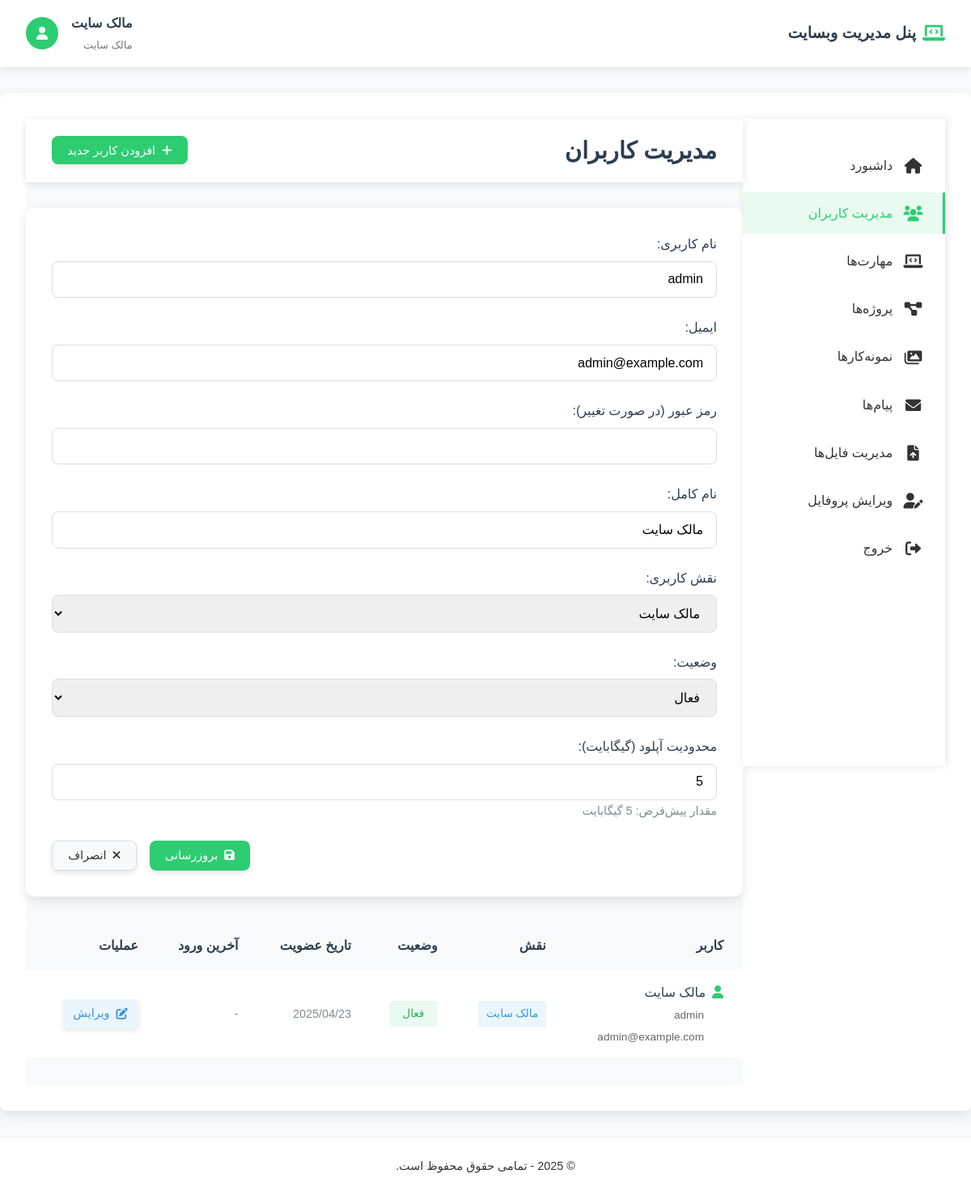
Screenshot of /admin/users.php?edit=1 (signed in) with the database file from the repository.
### tables this page shows
CREATE TABLE IF NOT EXISTS users (
    id INT AUTO_INCREMENT PRIMARY KEY,
    username VARCHAR(255) NOT NULL UNIQUE,
    email VARCHAR(255) NOT NULL UNIQUE,
    password VARCHAR(255) NOT NULL,
    full_name VARCHAR(255),
    role ENUM('owner', 'admin', 'user') DEFAULT 'user',
    status ENUM('active', 'inactive') DEFAULT 'active',
    last_login DATETIME,
    created_at DATETIME DEFAULT CURRENT_TIMESTAMP,
    upload_limit BIGINT DEFAULT 5368709120,  
    used_space BIGINT DEFAULT 0
);

### admin/users.php (the view, shortened to what this page needs)
<?php
require_once '../config/database.php';
$stmt = $pdo->query("SELECT * FROM users ORDER BY created_at DESC");
$users = $stmt->fetchAll();
$roles = [
    'owner' => 'مالک سایت',
    'admin' => 'مدیر سایت',
    'user' => 'کاربر عادی'
];
$statuses = [
    'active' => 'فعال',
    'inactive' => 'غیرفعال'
];
$editing_user = null;
if (isset($_GET['edit'])) {
    $stmt = $pdo->prepare("SELECT * FROM users WHERE id = ?");
    $stmt->execute([$_GET['edit']]);
    $editing_user = $stmt->fetch();
}
?>
<!DOCTYPE html>
<html lang="fa" dir="rtl">
<head>
    <link rel="stylesheet" href="css/admin.css">
    <link rel="stylesheet" href="https://cdnjs.cloudflare.com/ajax/libs/font-awesome/6.0.0/css/all.min.css">
</head>
<body>
    <?php include 'includes/header.php'; ?>
    <div class="admin-container">
        <?php include 'includes/sidebar.php'; ?>
        <main class="admin-main">
            <div class="admin-header">
                <h1>مدیریت کاربران</h1>
                <button class="primary-btn" onclick="showAddForm()">
                    <i class="fas fa-plus"></i>
                    افزودن کاربر جدید
                </button>
            </div>
            <div class="admin-form-container" id="userForm" style="display: <?php echo $editing_user ? 'block' : 'none'; ?>">
                <form class="admin-form" method="POST">
                    <div class="form-group">
                        <label for="username">نام کاربری:</label>
                        <input type="text" id="username" name="username" value="<?php echo $editing_user ? htmlspecialchars($editing_user['username']) : ''; ?>" required>
                    </div>
                    <div class="form-group">
                        <label for="email">ایمیل:</label>
                        <input type="email" id="email" name="email" value="<?php echo $editing_user ? htmlspecialchars($editing_user['email']) : ''; ?>" required>
                    </div>
                    <div class="form-group">
                        <label for="password">رمز عبور<?php echo $editing_user ? ' (در صورت تغییر)' : ''; ?>:</label>
                        <input type="password" id="password" name="password" <?php echo $editing_user ? '' : 'required'; ?>>
                    </div>
                    <div class="form-group">
                        <label for="full_name">نام کامل:</label>
                        <input type="text" id="full_name" name="full_name" value="<?php echo $editing_user ? htmlspecialchars($editing_user['full_name']) : ''; ?>">
                    </div>
                    <div class="form-group">
                        <label for="role">نقش کاربری:</label>
                        <select id="role" name="role" required>
                            <?php foreach ($roles as $key => $value): ?>
                                <option value="<?php echo $key; ?>" <?php echo ($editing_user && $editing_user['role'] == $key) ? 'selected' : ''; ?>>
                                    <?php echo $value; ?>
                                </option>
                            <?php endforeach; ?>
                        </select>
                    </div>
                    <div class="form-group">
                        <label for="status">وضعیت:</label>
                        <select id="status" name="status" required>
                            <?php foreach ($statuses as $key => $value): ?>
                                <option value="<?php echo $key; ?>" <?php echo ($editing_user && $editing_user['status'] == $key) ? 'selected' : ''; ?>>
                                    <?php echo $value; ?>
                                </option>
                            <?php endforeach; ?>
                        </select>
                    </div>
                    <div class="form-group">
                        <label for="upload_limit">محدودیت آپلود (گیگابایت):</label>
                        <input type="number" id="upload_limit" name="upload_limit" step="0.1" min="0" value="<?php echo $editing_user ? round($editing_user['upload_limit'] / (1024 * 1024 * 1024), 2) : 5; ?>" required>
                        <small class="text-muted">مقدار پیش‌فرض: 5 گیگابایت</small>
                    </div>
                    <div class="form-actions">
                        <button type="submit" class="primary-btn">
                            <i class="fas fa-save"></i>
                            <?php echo $editing_user ? 'بروزرسانی' : 'افزودن'; ?>
                        </button>
                        <button type="button" class="secondary-btn" onclick="hideAddForm()">
                            <i class="fas fa-times"></i>
                            انصراف
                        </button>
                    </div>
                </form>
            </div>
            <div class="table-container">
                <table class="admin-table">
                    <thead>
                        <tr>
                            <th>کاربر</th>
                            <th>نقش</th>
                            <th>وضعیت</th>
                            <th>تاریخ عضویت</th>
                            <th>آخرین ورود</th>
                            <th>عملیات</th>
                        </tr>
                    </thead>
                    <tbody>
                        <?php if (empty($users)): ?>
                            <tr>
                                <td colspan="6" style="text-align: center;">هیچ کاربری وجود ندارد</td>
                            </tr>
                        <?php else: ?>
                            <?php foreach ($users as $u): ?>
                                <tr>
                                    <td>
                                        <div class="user-info">
                                            <div class="user-title">
                                                <i class="fas fa-user"></i>
                                                <?php echo htmlspecialchars($u['full_name']); ?>
                                            </div>
                                            <div class="user-username">
                                                <?php echo htmlspecialchars($u['username']); ?>
                                            </div>
                                            <div class="user-email">
                                                <?php echo htmlspecialchars($u['email']); ?>
                                            </div>
                                        </div>
                                    </td>
                                    <td><span class="badge badge-info"><?php echo $roles[$u['role']]; ?></span></td>
                                    <td>
                                        <span class="badge <?php echo $u['status'] === 'active' ? 'badge-success' : 'badge-secondary'; ?>">
                                            <?php echo $statuses[$u['status']]; ?>
                                        </span>
                                    </td>
                                    <td><span class="text-muted"><?php echo date('Y/m/d', strtotime($u['created_at'])); ?></span></td>
                                    <td><span class="text-muted"><?php echo $u['last_login'] ? date('Y/m/d H:i', strtotime($u['last_login'])) : '-'; ?></span></td>
                                    <td>
                                        <div class="table-actions">
                                            <a href="?edit=<?php echo $u['id']; ?>" class="edit-btn" title="ویرایش">
                                                <i class="fas fa-edit"></i>
                                                <span class="action-text">ویرایش</span>
                                            </a>
                                        </div>
                                    </td>
                                </tr>
                            <?php endforeach; ?>
                        <?php endif; ?>
                    </tbody>
                </table>
            </div>
        </main>
    </div>
    <?php include 'includes/footer.php'; ?>
</body>
</html>

### admin/css/admin.css (style rules this page uses)
:root { --primary-color: #2ecc71; --secondary-color: #27ae60; --dark-color: #2c3e50; --light-color: #ecf0f1; --text-color: #333; --box-shadow: 0 5px 15px rgba(0,0,0,0.1); --button-shadow: 0 3px 6px rgba(0,0,0,0.1); --transition: all 0.3s ease; }
* { margin: 0; padding: 0; box-sizing: border-box; font-family: 'Vazir', sans-serif; direction: rtl; }
body { background-color: #f8f9fa; color: var(--text-color); line-height: 1.6; }
.admin-header { background-color: #fff; box-shadow: 0 2px 10px rgba(0,0,0,0.1); padding: 1rem 2rem; display: flex; justify-content: space-between; align-items: center; position: sticky; top: 0; z-index: 100; }
.admin-container { display: flex; min-height: 100vh; }
.admin-main { flex: 1; padding: 2rem; background-color: #f8f9fa; }
.admin-header { display: flex; justify-content: space-between; align-items: center; margin-bottom: 2rem; }
.admin-header h1 { font-size: 1.8rem; color: var(--dark-color); }
.admin-container { background-color: #fff; border-radius: 10px; box-shadow: var(--box-shadow); padding: 2rem; margin-bottom: 2rem; }
.primary-btn, .danger-btn, .edit-btn, .secondary-btn { padding: 0.6rem 1.2rem; border-radius: 8px; font-size: 0.9rem; border: none; cursor: pointer; display: inline-flex; align-items: center; gap: 0.5rem; transition: var(--transition); text-decoration: none; box-shadow: var(--button-shadow); }
.primary-btn { background-color: var(--primary-color); color: white; }
.edit-btn { background-color: #3498db; color: white; }
.secondary-btn { background-color: #f8f9fa; color: var(--text-color); border: 1px solid #ddd; }
.admin-form-container { margin-bottom: 2rem; }
.admin-form { background-color: #fff; border-radius: 10px; box-shadow: var(--box-shadow); padding: 2rem; }
.form-group { margin-bottom: 1.5rem; }
.form-group label { display: block; margin-bottom: 0.5rem; font-weight: 500; color: var(--dark-color); }
.form-group input[type="text"], .form-group input[type="number"], .form-group input[type="email"], .form-group input[type="password"], .form-group select, .form-group textarea { width: 100%; padding: 0.8rem 1rem; border: 1px solid #ddd; border-radius: 8px; font-size: 1rem; transition: var(--transition); }
.form-actions { display: flex; justify-content: flex-end; gap: 1rem; margin-top: 1.5rem; }

### admin/users.php (style rules this page uses)
.admin-container { background: white; border-radius: 8px; box-shadow: var(--box-shadow); margin-bottom: 2rem; overflow: hidden; width: 100%; max-width: 100%; padding: 2rem; }
.admin-main { flex: 1; padding: 0; width: 100%; max-width: 100%; }
.table-container { overflow-x: auto; margin: 2rem 0; padding: 0; border-radius: 8px; width: 100%; background: white; }
.admin-table { width: 100%; min-width: 100%; border-collapse: separate; border-spacing: 0; margin: 0; background: white; }
.admin-table th { background-color: #f8f9fa; font-weight: 600; color: var(--dark-color); white-space: nowrap; padding: 1rem; text-align: right; }
.admin-table td { padding: 1rem; text-align: right; border-bottom: 1px solid #eee; vertical-align: middle; }
.admin-table th:first-child, .admin-table td:first-child { padding-right: 1.5rem; }
.admin-table th:last-child, .admin-table td:last-child { padding-left: 1.5rem; }
.user-info { display: flex; flex-direction: column; gap: 0.3rem; }
.user-title { display: flex; align-items: center; gap: 0.5rem; color: var(--dark-color); font-weight: 500; }
.user-title i { color: var(--primary-color); }
.user-username { font-size: 0.85rem; color: #666; margin-right: 1.5rem; }
.user-email { font-size: 0.85rem; color: #666; margin-right: 1.5rem; }
.badge { display: inline-block; padding: 0.3rem 0.6rem; border-radius: 4px; font-size: 0.85rem; font-weight: 500; text-align: center; min-width: 60px; }
.badge-info { background-color: rgba(52, 152, 219, 0.1); color: #3498db; }
.badge-success { background-color: rgba(46, 204, 113, 0.1); color: #27ae60; }
.text-muted { color: #7f8c8d; font-size: 0.9rem; }
.table-actions { display: flex; gap: 0.5rem; justify-content: flex-start; }
.edit-btn, .delete-btn { display: inline-flex; align-items: center; gap: 0.5rem; padding: 0.4rem 0.8rem; border-radius: 4px; border: none; cursor: pointer; transition: all 0.2s; font-size: 0.9rem; text-decoration: none; }
.edit-btn { color: #3498db; background-color: rgba(52, 152, 219, 0.1); }

### rows the page displays
users: username "admin", email "admin@example.com", full_name "مالک سایت", role "مالک سایت", status "فعال", upload_limit "5", created_at "2025/04/23"

### other values shown
$_SESSION['admin_fullname'] "مالک سایت"
$role_names[$_SESSION['admin_role']] "مالک سایت"
